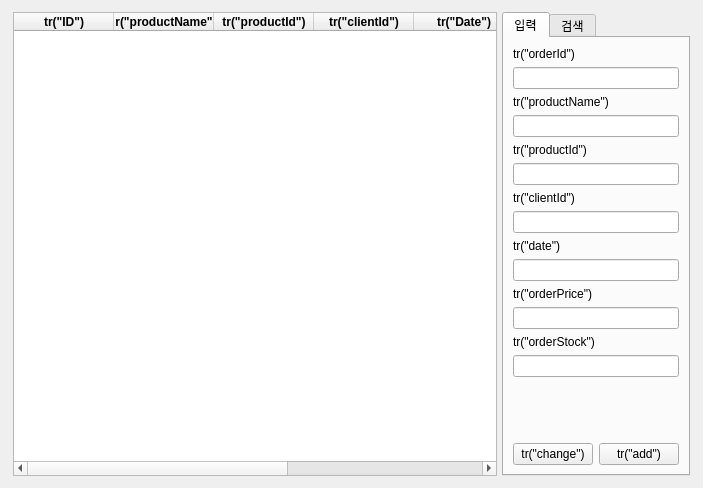
<?xml version="1.0" encoding="UTF-8"?>
<ui version="4.0">
 <class>orderManager</class>
 <widget class="QWidget" name="orderManager">
  <property name="geometry">
   <rect>
    <x>0</x>
    <y>0</y>
    <width>703</width>
    <height>439</height>
   </rect>
  </property>
  <property name="windowTitle">
   <string>Form</string>
  </property>
  <layout class="QHBoxLayout" name="horizontalLayout">
   <item>
    <layout class="QHBoxLayout" name="horizontalLayout_22" stretch="12,0,4">
     <property name="spacing">
      <number>0</number>
     </property>
     <property name="leftMargin">
      <number>2</number>
     </property>
     <property name="topMargin">
      <number>1</number>
     </property>
     <property name="rightMargin">
      <number>2</number>
     </property>
     <property name="bottomMargin">
      <number>1</number>
     </property>
     <item>
      <widget class="QTableWidget" name="tableWidget_5">
       <attribute name="horizontalHeaderStretchLastSection">
        <bool>true</bool>
       </attribute>
       <column>
        <property name="text">
         <string>tr(&quot;ID&quot;)</string>
        </property>
        <property name="font">
         <font>
          <bold>true</bold>
         </font>
        </property>
       </column>
       <column>
        <property name="text">
         <string>tr(&quot;productName&quot;)</string>
        </property>
        <property name="font">
         <font>
          <bold>true</bold>
         </font>
        </property>
       </column>
       <column>
        <property name="text">
         <string>tr(&quot;productId&quot;)</string>
        </property>
        <property name="font">
         <font>
          <bold>true</bold>
         </font>
        </property>
       </column>
       <column>
        <property name="text">
         <string>tr(&quot;clientId&quot;)</string>
        </property>
        <property name="font">
         <font>
          <bold>true</bold>
         </font>
        </property>
       </column>
       <column>
        <property name="text">
         <string>tr(&quot;Date&quot;)</string>
        </property>
        <property name="font">
         <font>
          <bold>true</bold>
         </font>
        </property>
       </column>
       <column>
        <property name="text">
         <string>tr(&quot;orderPrice&quot;)</string>
        </property>
        <property name="font">
         <font>
          <bold>true</bold>
         </font>
        </property>
       </column>
       <column>
        <property name="text">
         <string>tr(&quot;orderStock&quot;)</string>
        </property>
        <property name="font">
         <font>
          <bold>true</bold>
         </font>
        </property>
       </column>
      </widget>
     </item>
     <item>
      <spacer name="horizontalSpacer_9">
       <property name="orientation">
        <enum>Qt::Horizontal</enum>
       </property>
       <property name="sizeType">
        <enum>QSizePolicy::Minimum</enum>
       </property>
       <property name="sizeHint" stdset="0">
        <size>
         <width>5</width>
         <height>18</height>
        </size>
       </property>
      </spacer>
     </item>
     <item>
      <widget class="QTabWidget" name="tabWidget_4">
       <property name="currentIndex">
        <number>0</number>
       </property>
       <widget class="QWidget" name="m_customerAddTab_5">
        <attribute name="title">
         <string>입력</string>
        </attribute>
        <layout class="QHBoxLayout" name="horizontalLayout_23">
         <item>
          <layout class="QVBoxLayout" name="verticalLayout_50">
           <item>
            <layout class="QVBoxLayout" name="verticalLayout_52">
             <item>
              <widget class="QLabel" name="label_46">
               <property name="sizePolicy">
                <sizepolicy hsizetype="Expanding" vsizetype="Maximum">
                 <horstretch>0</horstretch>
                 <verstretch>0</verstretch>
                </sizepolicy>
               </property>
               <property name="text">
                <string>tr(&quot;orderId&quot;)</string>
               </property>
              </widget>
             </item>
             <item>
              <widget class="QLineEdit" name="lineEdit_42">
               <property name="readOnly">
                <bool>true</bool>
               </property>
              </widget>
             </item>
            </layout>
           </item>
           <item>
            <layout class="QVBoxLayout" name="verticalLayout_51">
             <property name="sizeConstraint">
              <enum>QLayout::SetDefaultConstraint</enum>
             </property>
             <item>
              <widget class="QLabel" name="label_45">
               <property name="sizePolicy">
                <sizepolicy hsizetype="Expanding" vsizetype="Maximum">
                 <horstretch>0</horstretch>
                 <verstretch>0</verstretch>
                </sizepolicy>
               </property>
               <property name="text">
                <string>tr(&quot;productName&quot;)</string>
               </property>
              </widget>
             </item>
             <item>
              <widget class="QLineEdit" name="lineEdit_41"/>
             </item>
            </layout>
           </item>
           <item>
            <layout class="QVBoxLayout" name="verticalLayout_53">
             <item>
              <widget class="QLabel" name="label_47">
               <property name="sizePolicy">
                <sizepolicy hsizetype="Expanding" vsizetype="Maximum">
                 <horstretch>0</horstretch>
                 <verstretch>0</verstretch>
                </sizepolicy>
               </property>
               <property name="text">
                <string>tr(&quot;productId&quot;)</string>
               </property>
              </widget>
             </item>
             <item>
              <widget class="QLineEdit" name="lineEdit_43"/>
             </item>
            </layout>
           </item>
           <item>
            <layout class="QVBoxLayout" name="verticalLayout_54">
             <item>
              <widget class="QLabel" name="label_48">
               <property name="sizePolicy">
                <sizepolicy hsizetype="Expanding" vsizetype="Maximum">
                 <horstretch>0</horstretch>
                 <verstretch>0</verstretch>
                </sizepolicy>
               </property>
               <property name="text">
                <string>tr(&quot;clientId&quot;)</string>
               </property>
              </widget>
             </item>
             <item>
              <widget class="QLineEdit" name="lineEdit_44"/>
             </item>
            </layout>
           </item>
           <item>
            <layout class="QVBoxLayout" name="verticalLayout_55">
             <item>
              <widget class="QLabel" name="label_49">
               <property name="sizePolicy">
                <sizepolicy hsizetype="Expanding" vsizetype="Maximum">
                 <horstretch>0</horstretch>
                 <verstretch>0</verstretch>
                </sizepolicy>
               </property>
               <property name="text">
                <string>tr(&quot;date&quot;)</string>
               </property>
              </widget>
             </item>
             <item>
              <widget class="QLineEdit" name="lineEdit_45"/>
             </item>
            </layout>
           </item>
           <item>
            <layout class="QVBoxLayout" name="verticalLayout_62">
             <item>
              <widget class="QLabel" name="label_56">
               <property name="sizePolicy">
                <sizepolicy hsizetype="Expanding" vsizetype="Maximum">
                 <horstretch>0</horstretch>
                 <verstretch>0</verstretch>
                </sizepolicy>
               </property>
               <property name="text">
                <string>tr(&quot;orderPrice&quot;)</string>
               </property>
              </widget>
             </item>
             <item>
              <widget class="QLineEdit" name="lineEdit_51"/>
             </item>
            </layout>
           </item>
           <item>
            <layout class="QVBoxLayout" name="verticalLayout_63">
             <item>
              <widget class="QLabel" name="label_57">
               <property name="sizePolicy">
                <sizepolicy hsizetype="Expanding" vsizetype="Maximum">
                 <horstretch>0</horstretch>
                 <verstretch>0</verstretch>
                </sizepolicy>
               </property>
               <property name="text">
                <string>tr(&quot;orderStock&quot;)</string>
               </property>
              </widget>
             </item>
             <item>
              <widget class="QLineEdit" name="lineEdit_52"/>
             </item>
            </layout>
           </item>
           <item>
            <spacer name="verticalSpacer_13">
             <property name="orientation">
              <enum>Qt::Vertical</enum>
             </property>
             <property name="sizeHint" stdset="0">
              <size>
               <width>20</width>
               <height>40</height>
              </size>
             </property>
            </spacer>
           </item>
           <item>
            <layout class="QHBoxLayout" name="horizontalLayout_24">
             <property name="sizeConstraint">
              <enum>QLayout::SetNoConstraint</enum>
             </property>
             <item>
              <widget class="QPushButton" name="pushButton_13">
               <property name="text">
                <string>tr(&quot;change&quot;)</string>
               </property>
              </widget>
             </item>
             <item>
              <spacer name="horizontalSpacer_10">
               <property name="orientation">
                <enum>Qt::Horizontal</enum>
               </property>
               <property name="sizeType">
                <enum>QSizePolicy::Maximum</enum>
               </property>
               <property name="sizeHint" stdset="0">
                <size>
                 <width>13</width>
                 <height>21</height>
                </size>
               </property>
              </spacer>
             </item>
             <item>
              <widget class="QPushButton" name="pushButton_14">
               <property name="text">
                <string>tr(&quot;add&quot;)</string>
               </property>
              </widget>
             </item>
            </layout>
           </item>
          </layout>
         </item>
        </layout>
       </widget>
       <widget class="QWidget" name="m_customerSerchTab_5">
        <attribute name="title">
         <string>검색</string>
        </attribute>
        <layout class="QHBoxLayout" name="horizontalLayout_25">
         <item>
          <layout class="QVBoxLayout" name="verticalLayout_56">
           <item>
            <widget class="QLabel" name="label_50">
             <property name="text">
              <string>tr(&quot;searchElements&quot;)</string>
             </property>
            </widget>
           </item>
           <item>
            <widget class="QComboBox" name="comboBox_5">
             <item>
              <property name="text">
               <string>tr(&quot;name&quot;)</string>
              </property>
             </item>
             <item>
              <property name="text">
               <string>tr(&quot;ID&quot;)</string>
              </property>
             </item>
             <item>
              <property name="text">
               <string>tr(&quot;brand&quot;)</string>
              </property>
             </item>
             <item>
              <property name="text">
               <string>tr(&quot;price&quot;)</string>
              </property>
             </item>
             <item>
              <property name="text">
               <string>tr(&quot;stock&quot;)</string>
              </property>
             </item>
            </widget>
           </item>
           <item>
            <spacer name="verticalSpacer_14">
             <property name="orientation">
              <enum>Qt::Vertical</enum>
             </property>
             <property name="sizeType">
              <enum>QSizePolicy::Fixed</enum>
             </property>
             <property name="sizeHint" stdset="0">
              <size>
               <width>20</width>
               <height>10</height>
              </size>
             </property>
            </spacer>
           </item>
           <item>
            <layout class="QVBoxLayout" name="verticalLayout_58">
             <item>
              <widget class="QLabel" name="label_52">
               <property name="sizePolicy">
                <sizepolicy hsizetype="Expanding" vsizetype="Maximum">
                 <horstretch>0</horstretch>
                 <verstretch>0</verstretch>
                </sizepolicy>
               </property>
               <property name="text">
                <string>tr(&quot;ID&quot;)</string>
               </property>
              </widget>
             </item>
             <item>
              <widget class="QLineEdit" name="lineEdit_47">
               <property name="readOnly">
                <bool>false</bool>
               </property>
              </widget>
             </item>
            </layout>
           </item>
           <item>
            <layout class="QVBoxLayout" name="verticalLayout_57">
             <property name="sizeConstraint">
              <enum>QLayout::SetDefaultConstraint</enum>
             </property>
             <item>
              <widget class="QLabel" name="label_51">
               <property name="sizePolicy">
                <sizepolicy hsizetype="Expanding" vsizetype="Maximum">
                 <horstretch>0</horstretch>
                 <verstretch>0</verstretch>
                </sizepolicy>
               </property>
               <property name="text">
                <string>tr(&quot;productName&quot;)</string>
               </property>
              </widget>
             </item>
             <item>
              <widget class="QLineEdit" name="lineEdit_46"/>
             </item>
            </layout>
           </item>
           <item>
            <layout class="QVBoxLayout" name="verticalLayout_64">
             <property name="sizeConstraint">
              <enum>QLayout::SetDefaultConstraint</enum>
             </property>
             <item>
              <widget class="QLabel" name="label_58">
               <property name="sizePolicy">
                <sizepolicy hsizetype="Expanding" vsizetype="Maximum">
                 <horstretch>0</horstretch>
                 <verstretch>0</verstretch>
                </sizepolicy>
               </property>
               <property name="text">
                <string>tr(&quot;productId&quot;)</string>
               </property>
              </widget>
             </item>
             <item>
              <widget class="QLineEdit" name="lineEdit_53"/>
             </item>
            </layout>
           </item>
           <item>
            <layout class="QVBoxLayout" name="verticalLayout_59">
             <item>
              <widget class="QLabel" name="label_53">
               <property name="sizePolicy">
                <sizepolicy hsizetype="Expanding" vsizetype="Maximum">
                 <horstretch>0</horstretch>
                 <verstretch>0</verstretch>
                </sizepolicy>
               </property>
               <property name="text">
                <string>tr(&quot;clientId&quot;)</string>
               </property>
              </widget>
             </item>
             <item>
              <widget class="QLineEdit" name="lineEdit_48"/>
             </item>
            </layout>
           </item>
           <item>
            <layout class="QVBoxLayout" name="verticalLayout_60">
             <item>
              <widget class="QLabel" name="label_54">
               <property name="sizePolicy">
                <sizepolicy hsizetype="Expanding" vsizetype="Maximum">
                 <horstretch>0</horstretch>
                 <verstretch>0</verstretch>
                </sizepolicy>
               </property>
               <property name="text">
                <string>tr(&quot;date&quot;)</string>
               </property>
              </widget>
             </item>
             <item>
              <widget class="QLineEdit" name="lineEdit_49"/>
             </item>
            </layout>
           </item>
           <item>
            <layout class="QVBoxLayout" name="verticalLayout_61">
             <item>
              <widget class="QLabel" name="label_55">
               <property name="sizePolicy">
                <sizepolicy hsizetype="Expanding" vsizetype="Maximum">
                 <horstretch>0</horstretch>
                 <verstretch>0</verstretch>
                </sizepolicy>
               </property>
               <property name="text">
                <string>tr(&quot;orderPrice&quot;)</string>
               </property>
              </widget>
             </item>
             <item>
              <widget class="QLineEdit" name="lineEdit_50"/>
             </item>
            </layout>
           </item>
           <item>
            <layout class="QVBoxLayout" name="verticalLayout_65">
             <item>
              <widget class="QLabel" name="label_59">
               <property name="sizePolicy">
                <sizepolicy hsizetype="Expanding" vsizetype="Maximum">
                 <horstretch>0</horstretch>
                 <verstretch>0</verstretch>
                </sizepolicy>
               </property>
               <property name="text">
                <string>tr(&quot;orderStock&quot;)</string>
               </property>
              </widget>
             </item>
             <item>
              <widget class="QLineEdit" name="lineEdit_54"/>
             </item>
            </layout>
           </item>
           <item>
            <spacer name="verticalSpacer_15">
             <property name="orientation">
              <enum>Qt::Vertical</enum>
             </property>
             <property name="sizeType">
              <enum>QSizePolicy::Expanding</enum>
             </property>
             <property name="sizeHint" stdset="0">
              <size>
               <width>20</width>
               <height>40</height>
              </size>
             </property>
            </spacer>
           </item>
           <item>
            <widget class="QPushButton" name="pushButton_15">
             <property name="text">
              <string>tr(&quot;search&quot;)</string>
             </property>
            </widget>
           </item>
          </layout>
         </item>
        </layout>
       </widget>
      </widget>
     </item>
    </layout>
   </item>
  </layout>
 </widget>
 <resources/>
 <connections/>
</ui>
